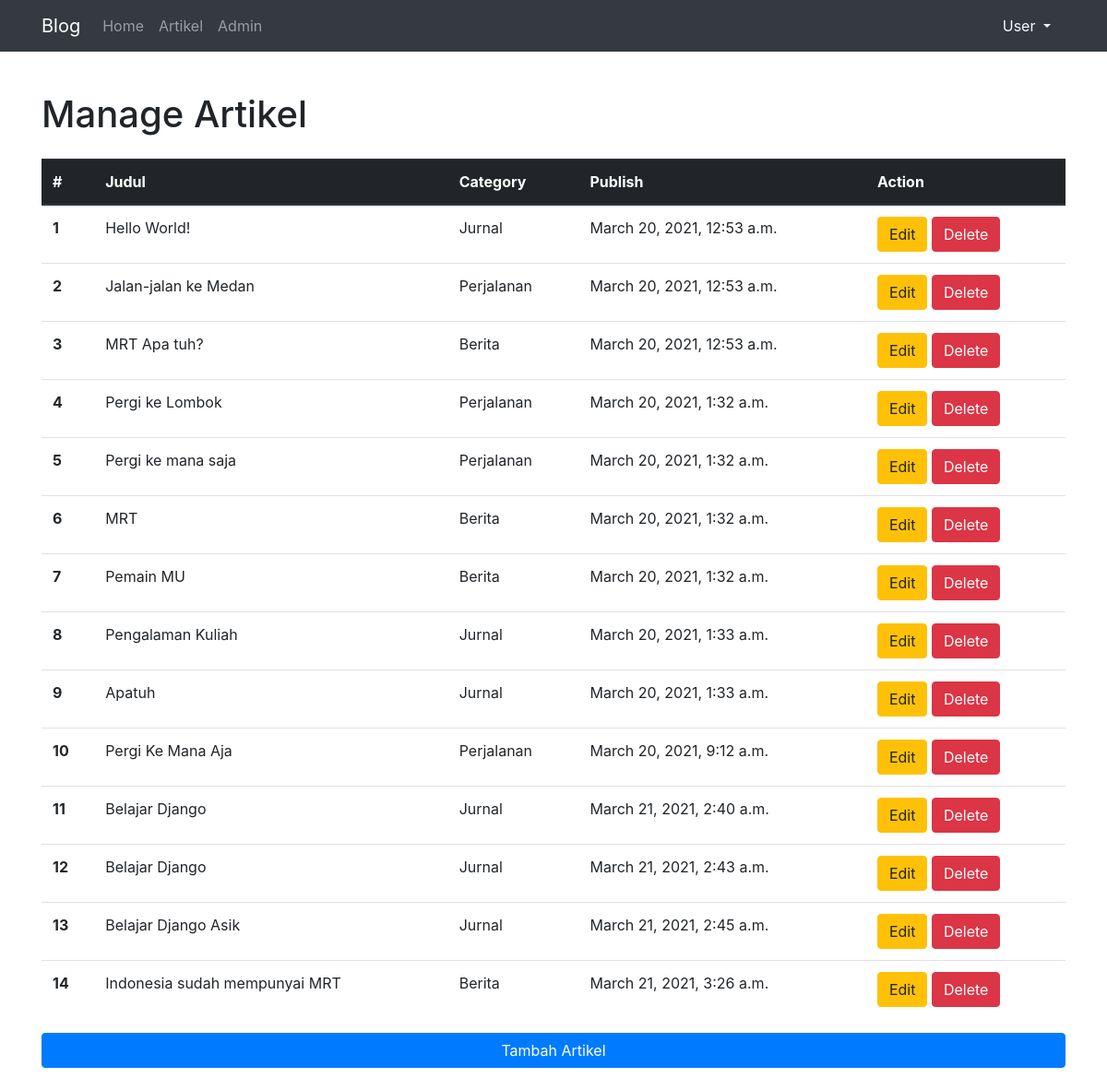
Screenshot of /artikel/manage/ with the database file from the repository.
### artikel/models.py (models this page shows, shortened)
class Artikel(models.Model):
    judul = models.CharField(max_length=255)
    isi = models.TextField()
    kategori = models.CharField(max_length=255)
    published = models.DateTimeField(auto_now_add=True)
    updated = models.DateTimeField(auto_now=True)
    slug = models.SlugField(blank=True, editable=False)

### artikel/views.py (the view)
# urls.py: path('manage/', ArtikelManageView.as_view(), name='manage'),
class ArtikelManageView(ListView):
    model = Artikel
    template_name = 'artikel/artikel_manage.html'
    context_object_name = 'artikel_manage'

### artikel/templates/artikel/artikel_manage.html (shortened to what this page needs)
{% extends 'base.html' %}
{% block contents %}
    <h1>Manage Artikel</h1>
    <table class="table mt-4">
        <thead class="thead-dark">
          <tr>
            <th scope="col">#</th>
            <th scope="col">Judul</th>
            <th scope="col">Category</th>
            <th scope="col">Publish</th>
            <th scope="col">Action</th>
          </tr>
        </thead>
        <tbody>
            {% for artikel in artikel_manage %}
                <tr>
                    <th scope="row">{{forloop.counter}}</th>
                    <td>{{artikel.judul}}</td>
                    <td>{{artikel.kategori}}</td>
                    <td>{{artikel.published}}</td>
                    <td>
                        <a href="{% url 'artikel:update' artikel.id %}" class="btn btn-warning">Edit</a>
                        <a type="button" class="btn btn-danger" href="{% url 'artikel:delete' artikel.id %}">Delete</a>
                    </td>
                </tr>
            {% endfor %}
        </tbody>
    </table>
    <a class="btn btn-primary btn-block" href="{% url 'artikel:create' %}">Tambah Artikel</a>
    <br>
{% endblock contents %}

### templates/base.html (shortened to what this page needs)
{% load static %}
<!DOCTYPE html>
<html lang="en">
<head>
    {% include 'snippets/style.html' %}
</head>
<body>
    {% include 'snippets/navbar.html' %}
    <div class="container" style="margin-top: 100px;">
        {% block contents %}
        {% endblock contents %}
    </div>
</body>
</html>

### templates/snippets/style.html
{% load static %}
<link rel="stylesheet" type='text/css' href="{% static 'vendor/bootstrap/css/bootstrap.min.css' %}">

### templates/snippets/navbar.html (shortened to what this page needs)
{% load static %}
<nav class="navbar fixed-top navbar-expand-lg navbar-dark bg-dark">
    <div class="container">
        <a class="navbar-brand" href="{% url 'home' %}">Blog</a>
        <div class="collapse navbar-collapse" id="navbarNavDropdown">
            <ul class="navbar-nav">
                <li class="nav-item">
                    <a class="nav-link" href="{% url 'home' %}">Home</a>
                </li>
                <li class="nav-item">
                    <a class="nav-link" href="{% url 'artikel:list' 1 %}">Artikel</a>
                </li>
                <li class="nav-item">
                    <a class="nav-link" href="{% url 'admin:index' %}">Admin</a>
                </li>
            </ul>
            <div class="nav-item dropdown ml-auto">
                <a class="nav-link dropdown-toggle text-light" href="#" id="navbarDropdownMenuLink" data-toggle="dropdown" aria-haspopup="true" aria-expanded="false">
                    User
                </a>
            </div>
        </div>
    </div>
</nav>

### templates/snippets/script.html (shortened to what this page needs)
{% load static %}

### rows the page displays
Artikel: judul "Hello World!", kategori "Jurnal", published "March 20, 2021, 12:53 a.m."
Artikel: judul "Jalan-jalan ke Medan", kategori "Perjalanan", published "March 20, 2021, 12:53 a.m."
Artikel: judul "MRT Apa tuh?", kategori "Berita", published "March 20, 2021, 12:53 a.m."
Artikel: judul "Pergi ke Lombok", kategori "Perjalanan", published "March 20, 2021, 1:32 a.m."
Artikel: judul "Pergi ke mana saja", kategori "Perjalanan", published "March 20, 2021, 1:32 a.m."
Artikel: judul "MRT", kategori "Berita", published "March 20, 2021, 1:32 a.m."
Artikel: judul "Pemain MU", kategori "Berita", published "March 20, 2021, 1:32 a.m."
Artikel: judul "Pengalaman Kuliah", kategori "Jurnal", published "March 20, 2021, 1:33 a.m."
Artikel: judul "Apatuh", kategori "Jurnal", published "March 20, 2021, 1:33 a.m."
Artikel: judul "Pergi Ke Mana Aja", kategori "Perjalanan", published "March 20, 2021, 9:12 a.m."
Artikel: judul "Belajar Django", kategori "Jurnal", published "March 21, 2021, 2:40 a.m."
Artikel: judul "Belajar Django", kategori "Jurnal", published "March 21, 2021, 2:43 a.m."
Artikel: judul "Belajar Django Asik", kategori "Jurnal", published "March 21, 2021, 2:45 a.m."
Artikel: judul "Indonesia sudah mempunyai MRT", kategori "Berita", published "March 21, 2021, 3:26 a.m."
